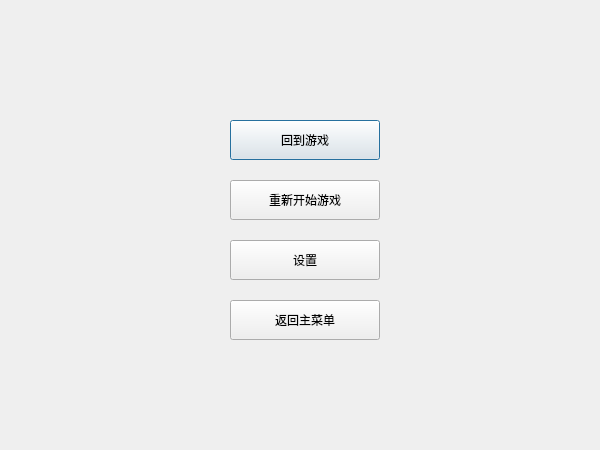
<?xml version="1.0" encoding="UTF-8"?>
<ui version="4.0">
 <class>menu</class>
 <widget class="QDialog" name="menu">
  <property name="geometry">
   <rect>
    <x>0</x>
    <y>0</y>
    <width>600</width>
    <height>450</height>
   </rect>
  </property>
  <property name="windowTitle">
   <string>Dialog</string>
  </property>
  <property name="styleSheet">
   <string notr="true">background-image: url(D:/Study/shujujiegou/guangzongyaozu/2.png);</string>
  </property>
  <widget class="QPushButton" name="back">
   <property name="geometry">
    <rect>
     <x>230</x>
     <y>120</y>
     <width>150</width>
     <height>40</height>
    </rect>
   </property>
   <property name="styleSheet">
    <string notr="true">background-image: url(D:/Study/shujujiegou/guangzongyaozu/微信截图_20200528195659.png);</string>
   </property>
   <property name="text">
    <string>回到游戏</string>
   </property>
  </widget>
  <widget class="QPushButton" name="quit">
   <property name="geometry">
    <rect>
     <x>230</x>
     <y>300</y>
     <width>150</width>
     <height>40</height>
    </rect>
   </property>
   <property name="styleSheet">
    <string notr="true">background-image: url(D:/Study/shujujiegou/guangzongyaozu/微信截图_20200528195659.png);</string>
   </property>
   <property name="text">
    <string>返回主菜单</string>
   </property>
  </widget>
  <widget class="QPushButton" name="setting">
   <property name="geometry">
    <rect>
     <x>230</x>
     <y>240</y>
     <width>150</width>
     <height>40</height>
    </rect>
   </property>
   <property name="styleSheet">
    <string notr="true">background-image: url(D:/Study/shujujiegou/guangzongyaozu/微信截图_20200528195659.png);</string>
   </property>
   <property name="text">
    <string>设置</string>
   </property>
  </widget>
  <widget class="QPushButton" name="restart">
   <property name="geometry">
    <rect>
     <x>230</x>
     <y>180</y>
     <width>150</width>
     <height>40</height>
    </rect>
   </property>
   <property name="styleSheet">
    <string notr="true">background-image: url(D:/Study/shujujiegou/guangzongyaozu/微信截图_20200528195659.png);</string>
   </property>
   <property name="text">
    <string>重新开始游戏</string>
   </property>
  </widget>
 </widget>
 <resources/>
 <connections/>
</ui>
